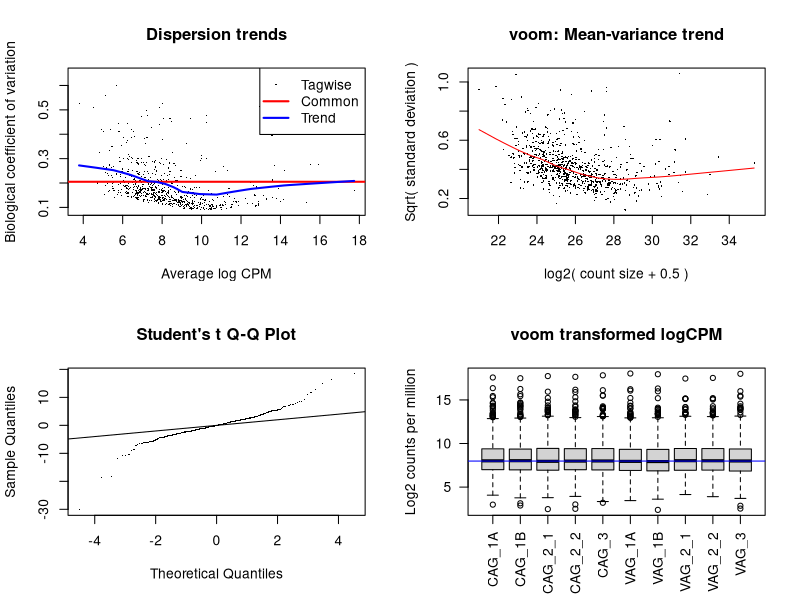
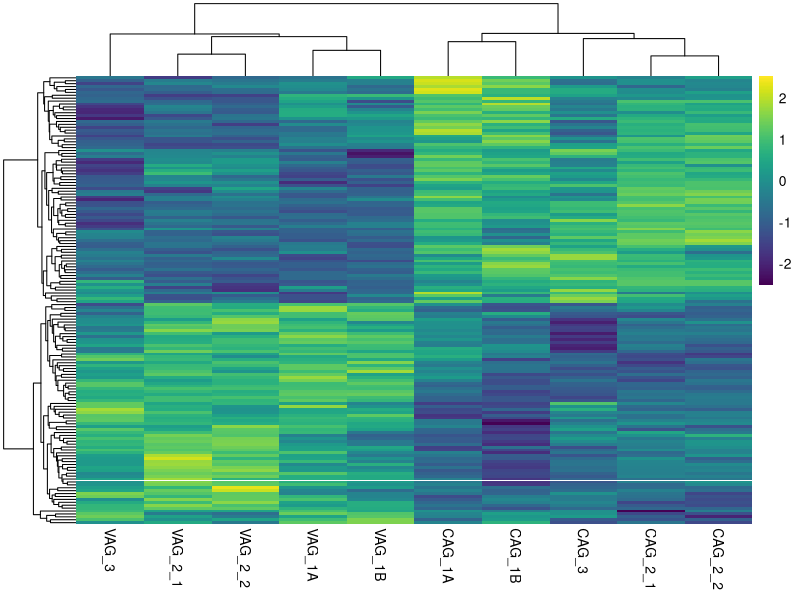
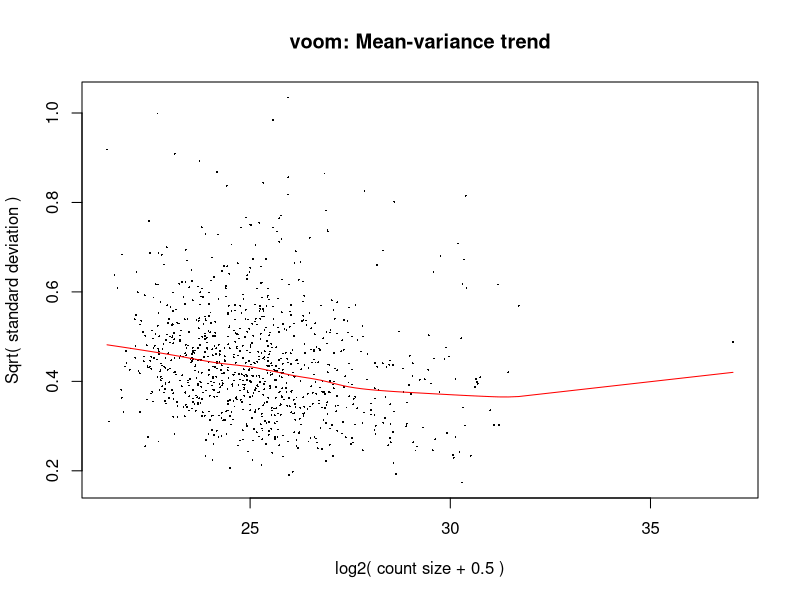
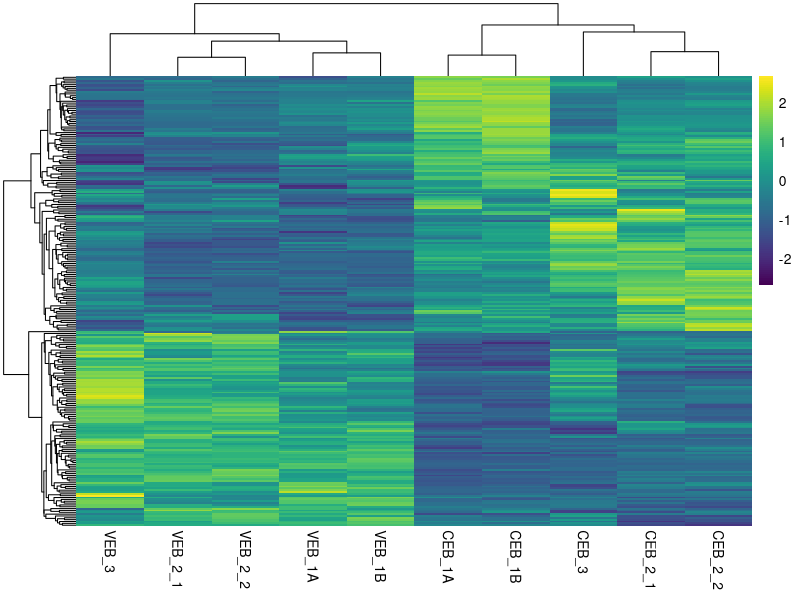
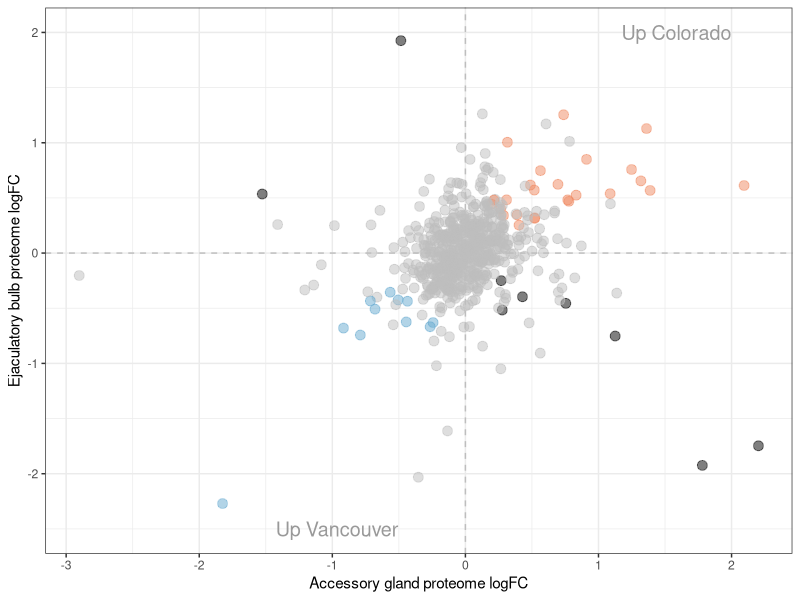
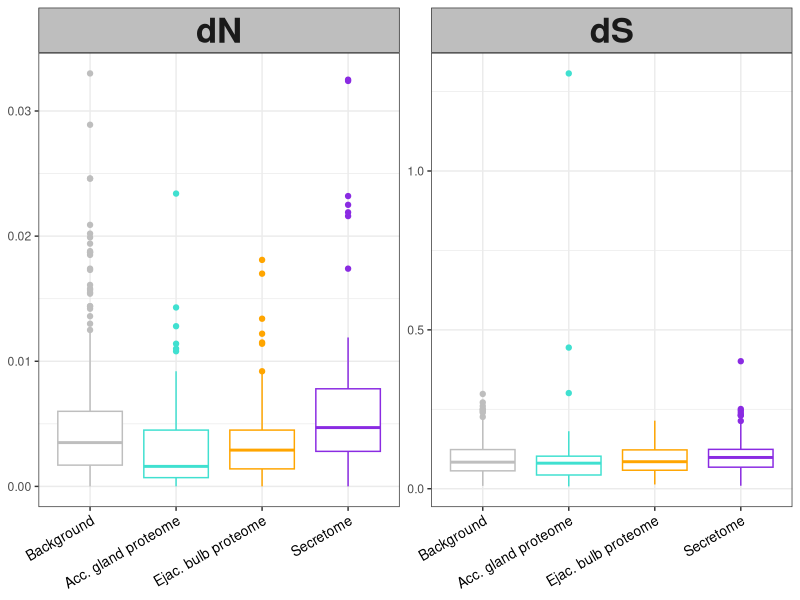

R code for these plots, in order:
## ---- chunk 1
knitr::opts_chunk$set(echo = FALSE, warning = FALSE)
## ---- chunk 2
library(tidyverse)
library(pheatmap)

library(ggrepel)
library(VennDiagram)
library(viridis)

library(edgeR)

library(knitr)
## ---- chunk 3

RdBu_pal2 <- c(RColorBrewer::brewer.pal(3, "RdBu"))[-2]

# load data
MQ.wide <- read.csv("data/MaxQuant_proteingroups.csv")

# list of Sfps and corresponding IDs
dmon_Sfps <- read.csv("data/DmonSfps.csv")

# calculate mean abundance for each protein across all replicates/tissues
mn_dat <- data.frame(PROTEIN = MQ.wide$PROTEIN, 
                     mn = rowMeans(MQ.wide %>% 
                                     select(starts_with("LFQ.intensity.")))) %>% 
  mutate(log_mn = log2(mn + 1)) # add log2 value


# get LFQ ion intensities and subset only proteins ID'd by 2+ unique peptides
MQ.ion <- MQ.wide %>% 
  select(PROTEIN, FBgn, FBgn_mel, SYMBOL, Sec, Unique.peptides, starts_with("LFQ.intensity.")) %>% 
  filter(Unique.peptides >=2) %>% # must have at least 2 unique peptides
  select(-Unique.peptides)

#remove LFQ.intensity from colnames
colnames(MQ.ion) <- gsub(pattern = "LFQ.intensity.", replacement = "", x = colnames(MQ.ion))

# percent proteins found after filtering
nrow(MQ.ion)/nrow(MQ.wide) * 100

# Number of secretome/Sfps/other proteins
MQ.ion %>% 
  group_by(Sec) %>% summarise(n_distinct(PROTEIN))

## ---- chunk 4

MQ.ags <- MQ.ion[, c(1:5, grep(pattern = ".AG_.*", x = colnames(MQ.ion)))] # look at how the tech reps compare


# keep only proteins found in all 5 replicates
MQ.ags2 <- MQ.ags[apply(MQ.ags[, 6:15]!=0, 1, all), ]

AG_dat2 <- as.matrix(MQ.ags2[, -c(1:5)])
rownames(AG_dat2) <- MQ.ags2$PROTEIN

pop <- factor(rep(c("C", "V"), each = 5))
batch <- factor(c(1, 1, 2, 2, 3, 1, 1, 2, 2, 3))
samp <- factor(paste0(pop, batch))


m1 <- model.matrix(~0 + pop)
m2 <- model.matrix(~0 + pop + batch)
m3 <- model.matrix(~0 + pop + samp)

d0 <- DGEList(na.omit(AG_dat2), group = pop)
dim(d0)


# run the TMM normalization
d1 <- calcNormFactors(d0)

d1 <- estimateDisp(d1)

y <- voom(d1, m2, plot = FALSE)

# Duplicate correlations - see 'https://support.bioconductor.org/p/77093/'
corfit <- duplicateCorrelation(y, m2, block = samp)

fit <- lmFit(y, m2, correlation = corfit$consensus)

contr <- makeContrasts(popC - popV, levels = colnames(coef(fit)))

tmp <- contrasts.fit(fit, contr)

tmp <- eBayes(tmp)


# Diagnostic plots 
par(mfrow=c(2,2))
# Biological coefficient of variation
plotBCV(d1, main = "Dispersion trends")
# mean-variance trend
virginoom = voom(d1, m2, plot = TRUE)
# QQ-plot
qqt(tmp$t,df=tmp$df.prior+tmp$df.residual,pch=16,cex=0.2)
abline(0,1)
# log2 transformed and normalize boxplot of counts across samples
boxplot(virginoom$E, xlab="", ylab="Log2 counts per million",las=2,main="voom transformed logCPM")
abline(h=median(virginoom$E),col="blue")
par(mfrow=c(1,1))


# list of differentially abundant proteins
top.table <- topTable(tmp, sort.by = "P", n = Inf)

length(which(top.table$adj.P.Val < 0.05))


top.table$id <- rownames(top.table)


ddat2 <- left_join(top.table %>% 
                     select(-AveExpr, -t, -P.Value, -B) %>% 
                     mutate(ID = rownames(top.table)),
                   MQ.ags2 %>% 
                     select(PROTEIN, FBgn, FBgn_mel, Sec, SYMBOL),
                   by = c("ID" = "PROTEIN")) %>% 
  left_join(dmon_Sfps %>% select(PROTEIN, Gene.symbol),
            by = c("ID" = "PROTEIN")) %>%  
  mutate(threshold = factor(if_else(adj.P.Val < 0.05, "SD", "NS")),
         Acp = factor(if_else(is.na(Gene.symbol) == TRUE, "N", "Acp")),
         ID = factor(ID),
         Sec = factor(Sec))

ddat2$Sec <- as.character(ddat2$Sec)
ddat2$Sec[is.na(ddat2$Sec)] <- "All"



ACPS <- ddat2 %>% 
  filter(threshold == 'SD' & Acp == "Acp")


# heatmap of differentially abundant proteins
daa <- ddat2 %>% 
  filter(threshold == 'SD') %>% 
  pull(id)

pheatmap(log2(MQ.ags2 %>%
                filter(PROTEIN %in% daa) %>%
                select(-c(1:5))),
         scale = "row", # scale by protein
         show_colnames = T,
         show_rownames = F,
         color = viridis::viridis(n = 150),
         border_color = NA,
         clustering_distance_cols = "euclidean",
         clustering_method = "average"
)



# EJACULATORY BULBS ONLY --------------------------------------------------
MQ.ebs <- MQ.ion[, c(1:5, grep(pattern = ".EB_.*", x = colnames(MQ.ion)))] # look at how the tech reps compare

# keep only those found in all 5 replicates
MQ.ebs2 <- MQ.ebs[apply(MQ.ebs[, 6:15]!=0, 1, all), ]

# Make DGElist
EB_dat <- as.matrix(MQ.ebs2[, -c(1:5)])
rownames(EB_dat) <- MQ.ebs2$PROTEIN

dEB <- DGEList(na.omit(EB_dat), group = pop)

# run the TMM normalization
dEB1 <- calcNormFactors(dEB)

dEB1 <- estimateDisp(dEB1)

yEB <- voom(dEB1, m2, plot = T)

corfitEB <- duplicateCorrelation(yEB, m2, block = samp)

fitEB <- lmFit(yEB, m2, correlation = corfitEB$consensus)

contrEB <- makeContrasts(popC - popV, levels = colnames(coef(fitEB)))

tmpEB <- contrasts.fit(fitEB, contrEB)

tmpEB <- eBayes(tmpEB)

top.tableEB <- topTable(tmpEB, sort.by = "P", n = Inf)

top.tableEB$id <- rownames(top.tableEB)


ddatEB <- left_join(top.tableEB %>% 
                      select(-AveExpr, -t, -P.Value, -B) %>% 
                      mutate(ID = rownames(top.tableEB)),
                    MQ.ebs2 %>% 
                      select(PROTEIN, FBgn, FBgn_mel, Sec),
                    by = c("ID" = "PROTEIN")) %>% 
  left_join(dmon_Sfps %>% select(PROTEIN, Gene.symbol),
            by = c("ID" = "PROTEIN")) %>%  
  mutate(threshold = factor(if_else(adj.P.Val < 0.05, "SD", "NS")),
         Acp = factor(if_else(is.na(Gene.symbol) == TRUE, "N", "Acp")),
         ID = factor(ID),
         Sec = factor(Sec))

ddatEB$Sec <- as.character(ddatEB$Sec)
ddatEB$Sec[is.na(ddatEB$Sec)] <- "All"



ACPSeb <- ddatEB %>% filter(threshold == 'SD' & Acp == "Acp")


dae <- ddatEB %>% 
  filter(threshold == 'SD') %>% 
  pull(id)

pheatmap(MQ.ebs2 %>% 
           filter(PROTEIN %in% dae) %>% 
           select(-c(1:5)), 
         scale = "row", # scale by protein
         show_colnames = T, 
         show_rownames = F, 
         color = viridis::viridis(n = 100),
         border_color = NA,
         clustering_distance_cols = "euclidean", 
         clustering_method = "average") 

## ---- chunk 5

concord_dat <- inner_join(top.table,
                          top.tableEB,
                          by = 'id') %>% 
  mutate(sig.x = if_else(adj.P.Val.x < 0.05, "sig", "ns"),
         sig.y = if_else(adj.P.Val.y < 0.05, "sig", "ns"),
         s.x = sign(logFC.x),
         s.y = sign(logFC.y),
         concord = if_else(s.y == s.x, "same", "diff"),
         direction = if_else(sig.x == 'sig' & sig.y == 'sig' & concord == 'same' & logFC.y > 0, 'up.col', 
                             if_else(sig.x == 'sig' & sig.y == 'sig' & concord == 'same' & logFC.y < 0, 'up.van',
                                     if_else(sig.x == 'sig' & sig.y == 'sig' & concord == 'diff', 'discord',
                                             'ns')))) %>% 
  rename(lfc_ag = logFC.x,
         lfc_eb = logFC.y)

concord_dat %>% 
  ggplot(aes(x = lfc_ag, y = lfc_eb, colour = direction)) +
  geom_hline(yintercept = 0, lty = 2, colour = 'grey') +
  geom_vline(xintercept = 0, lty = 2, colour = 'grey') +
  geom_point(alpha = .5, size = 3) +
  scale_colour_manual(values = c('black', 'grey', RdBu_pal2[1], RdBu_pal2[2])) +
  labs(x= "Accessory gland proteome logFC", y = "Ejaculatory bulb proteome logFC") +
  theme_bw() +
  theme(legend.position = 'none') +
  annotate("text", x = 2, y = 2, size = 5, hjust = 1, colour = 'grey60',
           label = "Up Colorado") +
  annotate("text", x = -0.5, y = -2.5, size = 5, hjust = 1, colour = 'grey60',
           label = "Up Vancouver")

## ---- chunk 6

# load PAML data
omega_vals <- read.csv("data/omega_data.csv")

# proteins DA in AgP/EbP
DA_dat <- read.csv("data/up_in_tissue.csv")

up_in_AG <- DA_dat %>% filter(up_in == 'Ag', sig == 'sig', concord == 'same') %>% pull(id)
up_in_EB <- DA_dat %>% filter(up_in == 'Eb', sig == 'sig', concord == 'same') %>% pull(id)

omega_dat <- omega_vals %>% 
  filter(PROTEIN %in% MQ.ion$PROTEIN == TRUE) %>% 
  mutate(Tissue = factor(if_else(PROTEIN %in% MQ.ion$PROTEIN[MQ.ion$Sec == 'Sfp'] == TRUE, 
                                 "Secretome", # change this to 'Sfp' to split Sfps from secretime
                                 if_else(PROTEIN %in% MQ.ion$PROTEIN[MQ.ion$Sec == 'Sec'] == TRUE, "Secretome",
                                         if_else(PROTEIN %in% up_in_AG == TRUE, "Acc. gland proteome",
                                                 if_else(PROTEIN %in% up_in_EB == TRUE, "Ejac. bulb proteome",
                                                         "Background")))))) %>% na.omit()

# Reorder categories
omega_dat$Tissue <- ordered(omega_dat$Tissue,
                            levels = c("Background", "Acc. gland proteome", 
                                       "Ejac. bulb proteome", "Secretome", 
                                       "Sfps"))

## ---- chunk 7

omega_dat %>% 
  mutate(Tissue = factor(Tissue)) %>% na.omit() %>% 
  dplyr::select(PROTEIN, Tissue, dN, dS) %>% 
  reshape2::melt() %>% 
  ggplot(aes(x = Tissue, y = value, colour = Tissue)) + 
  geom_boxplot() + 
  scale_colour_manual(values = c('grey', 'turquoise', 'orange', 'blueviolet', 'hotpink')) +
  facet_wrap(~variable, scales = 'free_y') +
  theme_bw() +
  theme(legend.position = "none",
        axis.title.x = element_blank(),
        axis.text.x = element_text(size = 10, colour = 'black', angle = 30, hjust = 1),
        axis.title.y = element_blank(),
        strip.text = element_text(face = "bold", size = 25),
        strip.background = element_rect(fill = "grey"),
        plot.background = element_rect(colour = NA)) + 
  NULL
